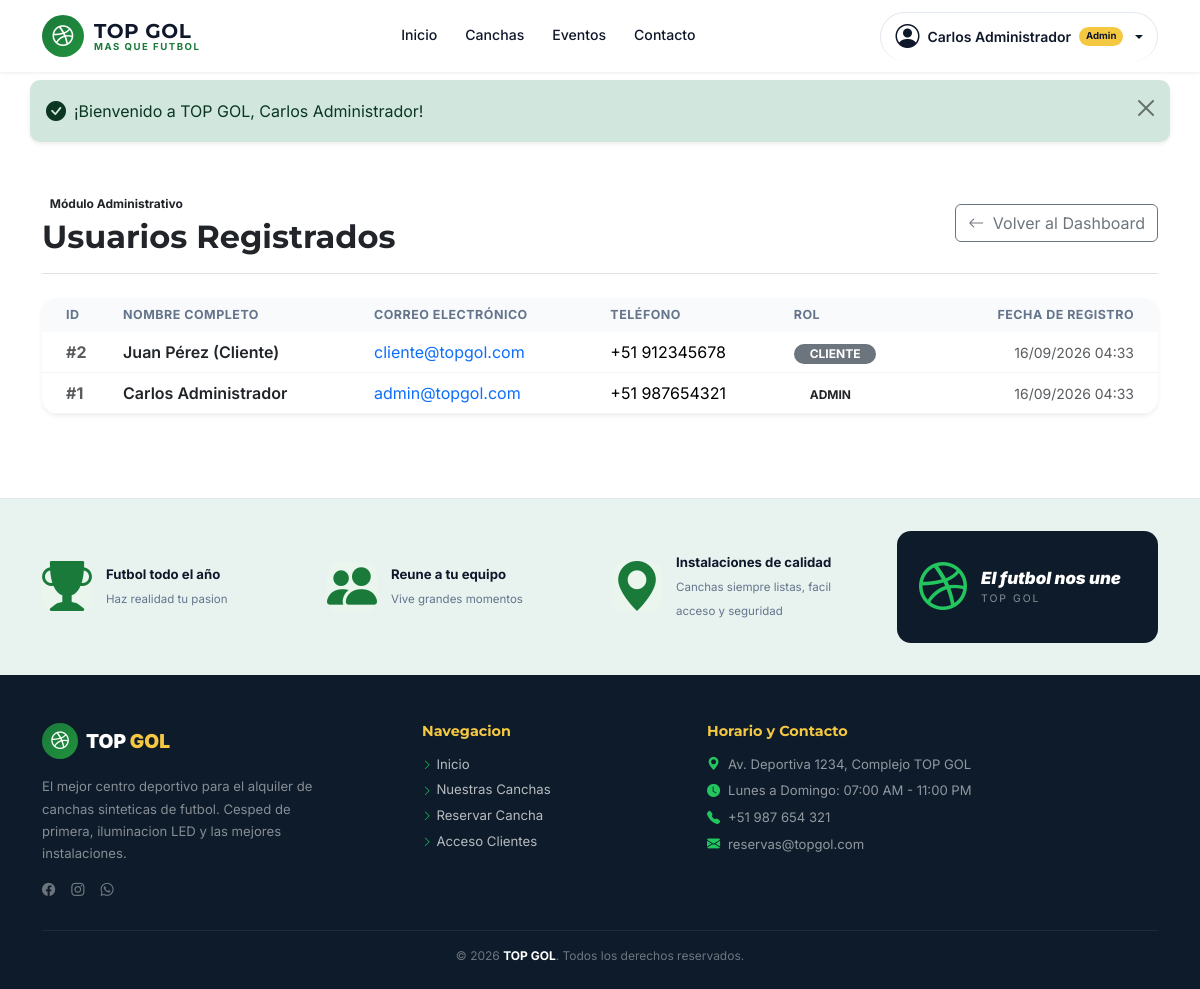
Screenshot of /admin/usuarios (signed in) with the database file from the repository.
### tables this page shows
CREATE TABLE `usuarios` (
  `id` INT NOT NULL AUTO_INCREMENT,
  `nombre` VARCHAR(100) NOT NULL,
  `email` VARCHAR(100) NOT NULL,
  `password` VARCHAR(255) DEFAULT NULL,
  `telefono` VARCHAR(20) DEFAULT NULL,
  `rol` ENUM('admin', 'cliente') NOT NULL DEFAULT 'cliente',
  `google_id` VARCHAR(255) DEFAULT NULL,
  `avatar` VARCHAR(500) DEFAULT NULL,
  `created_at` TIMESTAMP NOT NULL DEFAULT CURRENT_TIMESTAMP,
  `updated_at` TIMESTAMP NOT NULL DEFAULT CURRENT_TIMESTAMP ON UPDATE CURRENT_TIMESTAMP,
  PRIMARY KEY (`id`),
  UNIQUE KEY `idx_usuario_email` (`email`),
  UNIQUE KEY `idx_usuario_google_id` (`google_id`)
);

### app/Views/usuarios/index.php (the view, shortened to what the rows shown need)
<div class="container py-4">
    <div class="d-flex flex-wrap align-items-center justify-content-between gap-3 mb-4 pb-3 border-bottom">
        <div>
            <span class="badge bg-gold text-dark mb-1">Módulo Administrativo</span>
            <h1 class="h2 fw-bold text-dark mb-0">Usuarios Registrados</h1>
        </div>
        <div>
            <a href="<?= url('/admin/dashboard') ?>" class="btn btn-outline-secondary">
                <i class="bi bi-arrow-left me-1"></i> Volver al Dashboard
            </a>
        </div>
    </div>
    <div class="card border-0 shadow-sm rounded-4 overflow-hidden">
        <div class="table-responsive">
            <table class="table table-hover align-middle mb-0">
                <thead class="table-light">
                    <tr>
                        <th class="ps-4">ID</th>
                        <th>Nombre Completo</th>
                        <th>Correo Electrónico</th>
                        <th>Teléfono</th>
                        <th>Rol</th>
                        <th class="text-end pe-4">Fecha de Registro</th>
                    </tr>
                </thead>
                <tbody>
                    <?php if (empty($usuarios)): ?>
                        <tr>
                            <td colspan="6" class="text-center py-4 text-muted">No hay usuarios registrados.</td>
                        </tr>
                    <?php else: ?>
                        <?php foreach ($usuarios as $u): ?>
                            <tr>
                                <td class="ps-4 fw-bold text-muted">#<?= $u['id'] ?></td>
                                <td class="fw-semibold text-dark"><?= htmlspecialchars($u['nombre']) ?></td>
                                <td>
                                    <a href="mailto:<?= htmlspecialchars($u['email']) ?>" class="text-decoration-none">
                                        <?= htmlspecialchars($u['email']) ?>
                                    </a>
                                </td>
                                <td><?= htmlspecialchars($u['telefono'] ?: 'No registrado') ?></td>
                                <td>
                                    <span class="badge <?= $u['rol'] === 'admin' ? 'bg-gold text-dark' : 'bg-secondary' ?> rounded-pill px-3 py-1">
                                        <?= strtoupper($u['rol']) ?>
                                    </span>
                                </td>
                                <td class="text-end pe-4 text-muted small">
                                    <?= date('d/m/Y H:i', strtotime($u['created_at'])) ?>
                                </td>
                            </tr>
                        <?php endforeach; ?>
                    <?php endif; ?>
                </tbody>
            </table>
        </div>
    </div>
</div>

### app/Core/Router.php (shortened to what the rows shown need)
<?php
class Router {
    private array $rutas = [
        'GET'  => [],
        'POST' => []
    ];
    private function registrar(string $metodo, string $ruta, string $accion, array $middlewares): void {
        $rutaNormalizada = '/' . trim($ruta, '/');
        preg_match_all('/\{([a-zA-Z0-9_]+)\}/', $rutaNormalizada, $matches);
        $nombresParametros = $matches[1] ?? [];
        $regex = preg_replace('/\{[a-zA-Z0-9_]+\}/', '([^/]+)', $rutaNormalizada);
        $regexFinal = '#^' . $regex . '$#';
        $this->rutas[$metodo][] = [
            'ruta'        => $rutaNormalizada,
            'regex'       => $regexFinal,
            'accion'      => $accion,
            'params'      => $nombresParametros,
            'middlewares' => $middlewares
        ];
    }
    public function dispatch(): void {
        $metodo = $_SERVER['REQUEST_METHOD'] ?? 'GET';
        $uri = $this->obtenerRutaActual();
        foreach ($this->rutas[$metodo] as $rutaInfo) {
            if (preg_match($rutaInfo['regex'], $uri, $matches)) {
                array_shift($matches);
                $this->ejecutarAccion($rutaInfo['accion'], $matches);
                return;
            }
        }
    }
    private function obtenerRutaActual(): string {
        if (!empty($_GET['url']) && $_GET['url'] !== 'index.php') {
            $uri = '/' . trim((string)$_GET['url'], '/');
            return $uri === '//' ? '/' : $uri;
        }
        $requestUri = $_SERVER['REQUEST_URI'] ?? '/';
        $requestUri = preg_replace('#^/public(/|$)#', '$1', $requestUri);
        $requestUri = preg_replace('#^/index\.php(/|$)#', '$1', $requestUri);
        $uri = '/' . trim($requestUri, '/');
        return $uri === '//' ? '/' : $uri;
    }
    private function ejecutarAccion(string $accion, array $params): void {
        [$controladorNombre, $metodo] = explode('@', $accion);
        $controlador = new $claseCompleta();
        call_user_func_array([$controlador, $metodo], $params);
    }
}

### app/Views/layout/header.php (shortened to what the rows shown need)
<?php declare(strict_types=1);
$usuarioActual = currentUser();
$esAdmin = isAdmin();
$loggedIn = isLoggedIn();
$reqPath = parse_url($_SERVER['REQUEST_URI'] ?? '/', PHP_URL_PATH) ?? '/';
$rutaActual = '/' . trim($reqPath, '/');
$navActive = static function (string ...$rutas) use ($rutaActual): string {
    foreach ($rutas as $r) {
        $r = '/' . trim($r, '/');
        if ($r === '//') {
            $r = '/';
        }
        if ($r === '/') {
            if ($rutaActual === '/') {
                return 'active';
            }
        } elseif ($rutaActual === $r || str_starts_with($rutaActual, $r . '/')) {
            return 'active';
        }
    }
    return '';
};
?>
<!DOCTYPE html>
<html lang="es">
<head>
    <link href="https://cdn.jsdelivr.net/npm/bootstrap@5.3.2/dist/css/bootstrap.min.css" rel="stylesheet">
    <link rel="stylesheet" href="https://cdn.jsdelivr.net/npm/bootstrap-icons@1.11.2/font/bootstrap-icons.css">
    <link rel="stylesheet" href="<?= url('assets/css/style.css') ?>">
</head>
<body>
<nav class="navbar navbar-topgol navbar-expand-lg">
    <div class="container">
        <a class="navbar-brand" href="<?= url('/') ?>">
            <div class="brand-logo-wrap">
                <i class="bi bi-dribbble"></i>
            </div>
            <div class="brand-name">
                <span class="tg-main">TOP GOL</span>
                <span class="tg-sub">Mas que futbol</span>
            </div>
        </a>
        <div class="collapse navbar-collapse" id="navTopgol">
            <ul class="navbar-nav mx-auto mb-2 mb-lg-0">
                <li class="nav-item">
                    <a class="nav-link <?= $navActive('/') ?>" href="<?= url('/') ?>">Inicio</a>
                </li>
                <li class="nav-item">
                    <a class="nav-link <?= $navActive('/canchas', '/cancha') ?>" href="<?= url('/canchas') ?>">Canchas</a>
                </li>
                <li class="nav-item">
                    <a class="nav-link <?= $navActive('/eventos', '/evento') ?>" href="<?= url('/eventos') ?>">Eventos</a>
                </li>
                <li class="nav-item">
                    <a class="nav-link <?= $navActive('/contacto') ?>" href="<?= url('/contacto') ?>">Contacto</a>
                </li>
            </ul>
            <div class="d-flex align-items-center gap-2">
                <?php if ($loggedIn): ?>
                    <div class="dropdown">
                        <button class="btn-nav-user nav-link dropdown-toggle d-flex align-items-center gap-2" type="button" data-bs-toggle="dropdown">
                            <?php if (!empty($usuarioActual['avatar'])): ?>
                                <img src="<?= htmlspecialchars($usuarioActual['avatar']) ?>" alt="Avatar" class="rounded-circle" style="width:32px;height:32px;object-fit:cover;">
                            <?php else: ?>
                                <i class="bi bi-person-circle fs-4"></i>
                            <?php endif; ?>
                            <span><?= htmlspecialchars($usuarioActual['nombre'] ?? 'Usuario') ?></span>
                            <?php if ($esAdmin): ?><span class="badge-admin-nav">Admin</span><?php endif; ?>
                        </button>
                    </div>
                <?php else: ?>
                    <a href="<?= url('/login') ?>" class="btn-nav-login">
                        <i class="bi bi-person"></i> Iniciar sesion
                    </a>
                <?php endif; ?>
            </div>
        </div>
    </div>
</nav>
<?php $flashHtml = renderFlashMessages(); ?>
<?php if ($flashHtml): ?>
<div class="flash-container container">
    <?= $flashHtml ?>
</div>
<?php endif; ?>
<main class="main-content">

### rows the page displays
usuarios: nombre "Carlos Administrador", id "1", email "admin@topgol.com", telefono "+51 987654321", rol "ADMIN", created_at "16/09/2026 04:33"
usuarios: id "2", nombre "Juan Pérez (Cliente)", email "cliente@topgol.com", telefono "+51 912345678", rol "CLIENTE", created_at "16/09/2026 04:33"

### other values shown
$mensaje "¡Bienvenido a TOP GOL, Carlos Administrador!"
